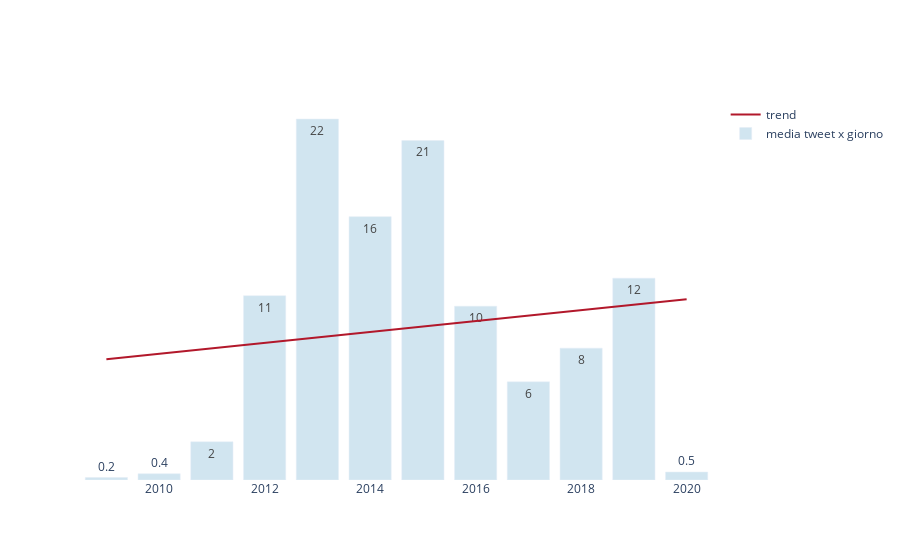

The notebook cell saved with this chart:
### Markdown cell above
### 5. Average number of tweet in a day per year

### Code cell
import plotly.graph_objects as go
    
Category=(df['year'].value_counts()/365).sort_index()
Category
x=Category.index
y=Category.values

layout = go.Layout(
   paper_bgcolor='rgba(0,0,0,0)',
   plot_bgcolor='rgba(0,0,0,0)'
)
fig = go.Figure(layout=layout)
fig.update_layout(yaxis={'visible': False, 'showticklabels': False})
 
z = np.polyfit(x, y, 1)
p = np.poly1d(z)
 
fig.add_trace(
   go.Scatter(
       x=x,
       y=p(x),
       mode='lines',
       name='trend',
       marker=dict(color='#b2182b')
   ))
 
y_arrotondati=[]

for n in y:
    if (n>0 and n<1) :
        y_arrotondati.append(round(n,1))
    else:
        y_arrotondati.append(int(n))

fig.add_trace(
   go.Bar(
       x=x,
       y=y,
       name='media tweet x giorno',
       text = y_arrotondati,
       marker=dict(color='#d1e5f0')
   ))
 
fig.show()

### Figure 1 — Plotly figure (JSON) as saved in the notebook; plotly's stock layout.template omitted (floating-point values rounded to 4 significant figures)
{"data": [{"marker": {"color": "#b2182b"}, "mode": "lines", "name": "trend", "type": "scatter", "x": [2009, 2010, 2011, 2012, 2013, 2014, 2015, 2016, 2017, 2018, 2019, 2020], "y": [7.521, 7.86, 8.2, 8.54, 8.879, 9.219, 9.558, 9.898, 10.24, 10.58, 10.92, 11.26]}, {"marker": {"color": "#d1e5f0"}, "name": "media tweet x giorno", "text": ["0.2", "0.4", "2", "11", "22", "16", "21", "10", "6", "8", "12", "0.5"], "type": "bar", "x": [2009, 2010, 2011, 2012, 2013, 2014, 2015, 2016, 2017, 2018, 2019, 2020], "y": [0.1534, 0.3918, 2.384, 11.48, 22.48, 16.4, 21.15, 10.82, 6.115, 8.214, 12.57, 0.4959]}], "layout": {"paper_bgcolor": "rgba(0,0,0,0)", "plot_bgcolor": "rgba(0,0,0,0)", "yaxis": {"showticklabels": false, "visible": false}}}
